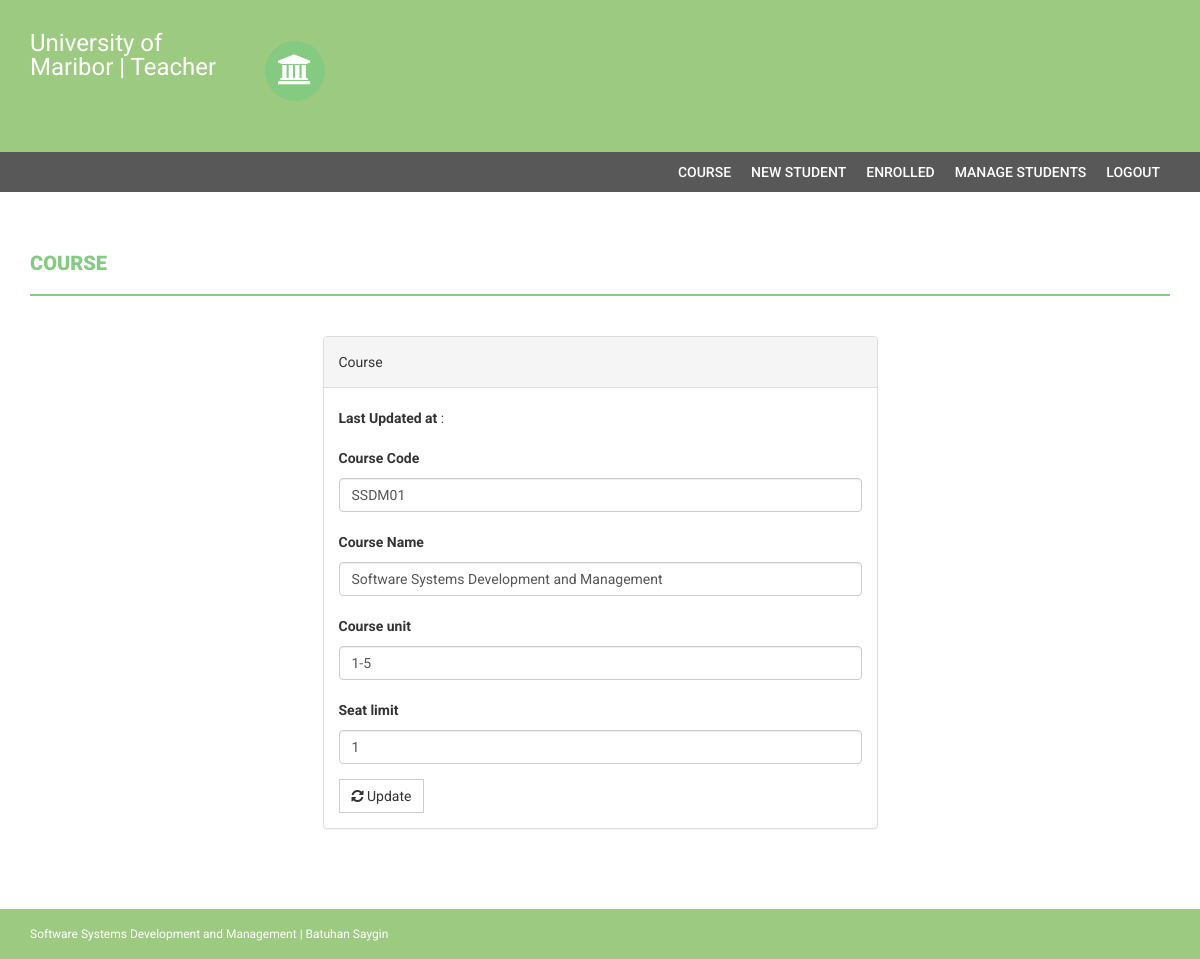
The page /teacher/edit-course.php?id=5 (signed in) on the database its author committed.
### tables this page shows
CREATE TABLE `course` (
  `id` int(11) NOT NULL,
  `courseCode` varchar(255) NOT NULL,
  `courseName` varchar(255) NOT NULL,
  `courseUnit` varchar(255) NOT NULL,
  `noofSeats` int(11) NOT NULL,
  `creationDate` timestamp NOT NULL DEFAULT CURRENT_TIMESTAMP,
  `updationDate` varchar(255) NOT NULL
);

### teacher/edit-course.php (the view, shortened to what this page needs)
<?php
if(strlen($_SESSION['alogin'])==0)
    {
header('location:index.php');
}
else{
$id=intval($_GET['id']);
?>
<!DOCTYPE html>
<html xmlns="http://www.w3.org/1999/xhtml">
<head>
    <link href="assets/css/bootstrap.css" rel="stylesheet" />
    <link href="assets/css/font-awesome.css" rel="stylesheet" />
    <link href="assets/css/style.css" rel="stylesheet" />
</head>
<body>
<?php include('includes/header.php');?>
<?php if($_SESSION['alogin']!="")
{
 include('includes/menubar.php');
}
 ?>
    <div class="content-wrapper">
        <div class="container">
              <div class="row">
                    <div class="col-md-12">
                        <h1 class="page-head-line">Course  </h1>
                    </div>
                </div>
                <div class="row" >
                  <div class="col-md-3"></div>
                    <div class="col-md-6">
                        <div class="panel panel-default">
                        <div class="panel-heading">
                           Course
                        </div>
                        <div class="panel-body">
                       <form name="dept" method="post">
<?php
$sql=mysqli_query($con,"select * from course where id='$id'");
while($row=mysqli_fetch_array($sql))
{
?>
<p><b>Last Updated at</b> :<?php echo htmlentities($row['updationDate']);?></p>
   <div class="form-group">
    <label for="coursecode">Course Code  </label>
    <input type="text" class="form-control" id="coursecode" name="coursecode" placeholder="Course Code" value="<?php echo htmlentities($row['courseCode']);?>" required />
  </div>
 <div class="form-group">
    <label for="coursename">Course Name  </label>
    <input type="text" class="form-control" id="coursename" name="coursename" placeholder="Course Name" value="<?php echo htmlentities($row['courseName']);?>" required />
  </div>
<div class="form-group">
    <label for="courseunit">Course unit  </label>
    <input type="text" class="form-control" id="courseunit" name="courseunit" placeholder="Course Unit" value="<?php echo htmlentities($row['courseUnit']);?>" required />
  </div>
<div class="form-group">
    <label for="seatlimit">Seat limit  </label>
    <input type="text" class="form-control" id="seatlimit" name="seatlimit" placeholder="Seat limit" value="<?php echo htmlentities($row['noofSeats']);?>" required />
  </div>
<?php } ?>
 <button type="submit" name="submit" class="btn btn-default"><i class=" fa fa-refresh "></i> Update</button>
</form>
                            </div>
                            </div>
                    </div>
                </div>
            </div>
        </div>
  <?php include('includes/footer.php');?>
</body>
</html>
<?php } ?>

### teacher/assets/css/style.css (style rules this page uses)
body { font-family: 'Roboto', sans-serif; line-height: 30px; }
.content-wrapper { margin-top: 40px; min-height: 600px; padding-bottom: 60px; }
.page-head-line { font-weight: 900; padding-bottom: 20px; border-bottom: 2px solid #85ca81; text-transform: uppercase; color: #85ca81; font-size: 20px; margin-bottom: 40px; }
.btn { border-radius: 0px; -webkit-border-radius: 0px; -moz-border-radius: 0px; }

### rows shown on the page
course: coursecode "SSDM01", coursename "Software Systems Development and Management", courseunit "1-5", seatlimit "1"
